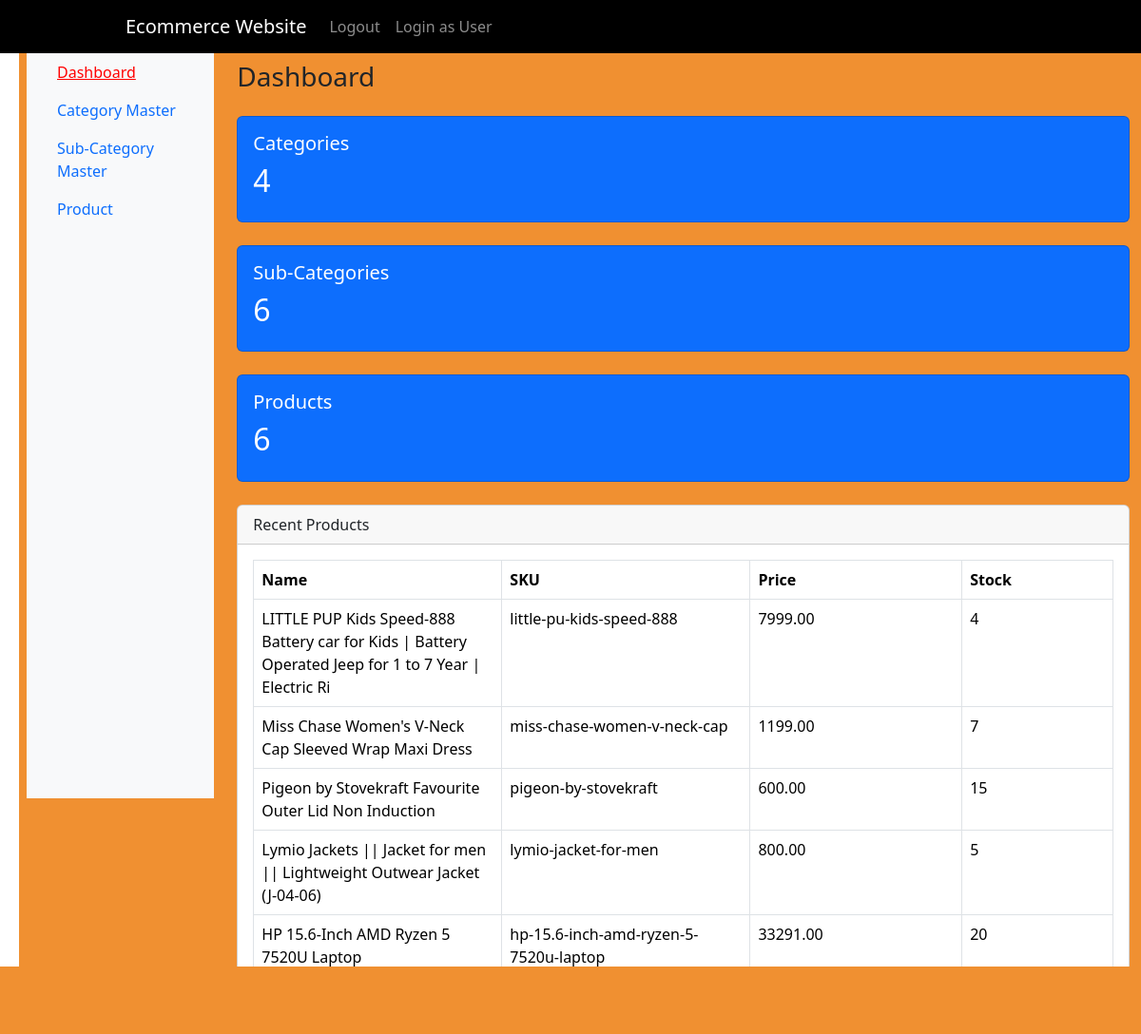
Before: /admin-dashboard/ (signed in) with the older database file.
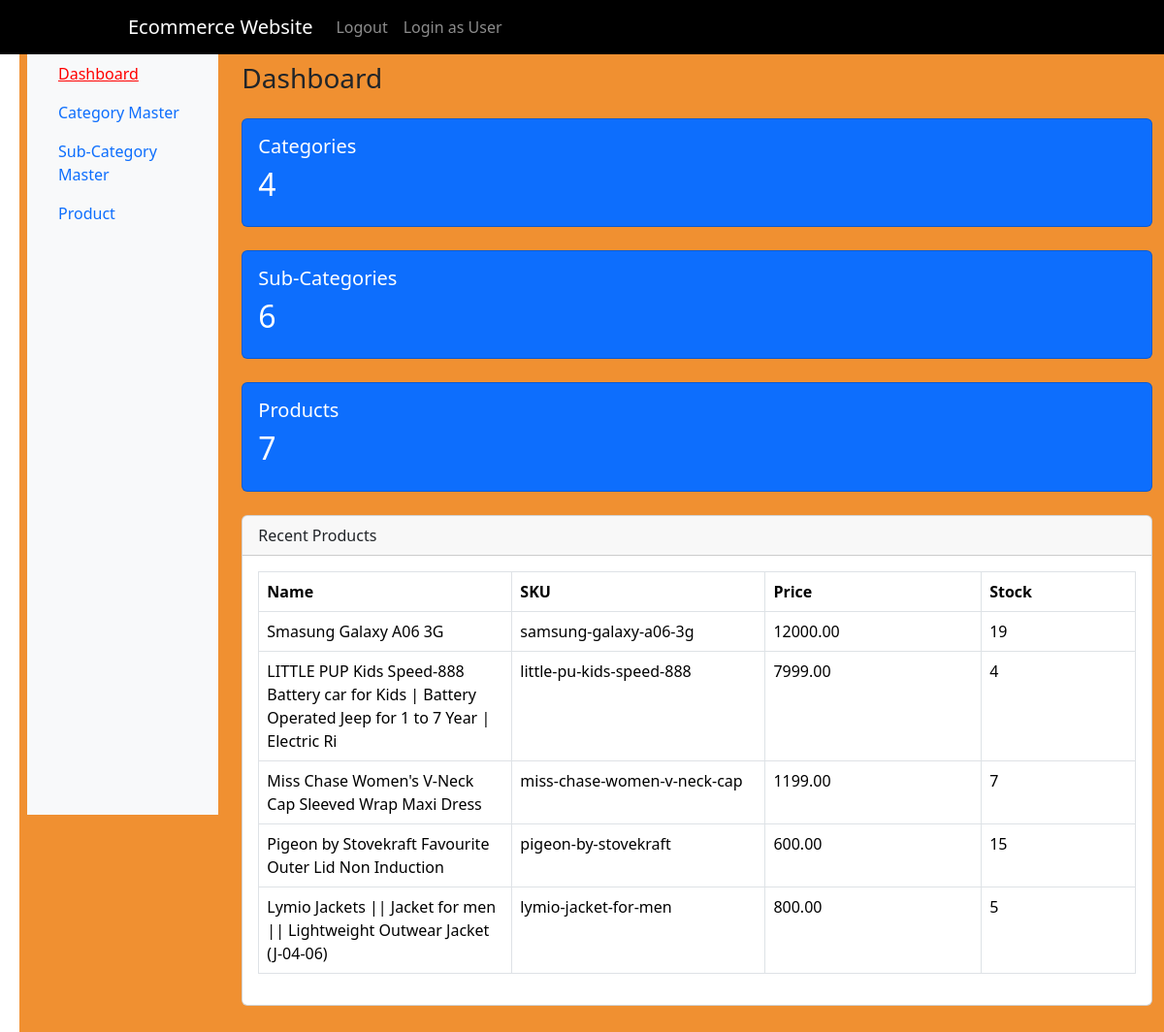
After: the same page with the newer database file.
### products/models.py (models this page shows, shortened)
class Product(models.Model):
	subcategory=models.ForeignKey(SubCategory,on_delete=models.CASCADE)
	name=models.CharField(max_length=100)
	sku=models.CharField(max_length=50,unique=True)
	price=models.DecimalField(max_digits=10,decimal_places=2)
	stock=models.PositiveIntegerField()
	description=models.TextField(blank=True)
	image=models.ImageField(upload_to='porducts/',blank=True,null=True)

### admin_panel/views.py (the view)
# urls.py: path('admin-dashboard/',admin_views.admin_dashboard,name="admin-dashboard"),
@login_required(login_url='admin-login')
@user_passes_test(is_admin, login_url='admin-login')
def admin_dashboard(request):
    if not request.user.is_staff:
        raise PermissionDenied
    context = {
        'category_count': Category.objects.count(),
        'sub_category_count': SubCategory.objects.count(),
        'product_count': Product.objects.count(),
        'products': Product.objects.order_by('-id')[:5],
    }
    return render(request,'admin_panel/admin_dashboard.html',context)

### admin_panel/views.py (called while the page is built)
def is_admin(user):
	return user.is_staff

### admin_panel/templates/admin_panel/admin_dashboard.html
{% extends "admin_panel/Base.html" %}
{% load static %}
{% block content %}
	<div class="row align-items-stretch">
		<div class="col-md-2 bg-light sidebar p-3 vh-100">
			<ul class="nav flex-column">
				<li class="nav-item">
					<a class="nav-link active" href="{% url 'admin-dashboard' %}">Dashboard</a></li>
					<li class="nav-item">
					<a class="nav-link" href="{% url 'admin_panel:category_list' %}">Category Master</a>
					</li>
					<li class="nav-item">
					<a class="nav-link" href="{% url 'admin_panel:subcategory_list' %}">Sub-Category Master</a></li>
					<li class="nav-item">
					<a class="nav-link" href="{% url 'admin_panel:product_list' %}">Product</a></li>
				</ul>
		</div>
<div class="col-md-10 p-4">
	<h3>Dashboard</h3>
	<div class="row- mt-4">
		<div class="col-md3">
			<div class="card text-bg-primary" onclick="window.location.href='{% url 'admin_panel:category_list' %}'" style="cursor: pointer;">
				<div class="card-body">
					<h5>Categories</h5>
					<h2>{{category_count}}</h2>
				</div>
		</div>
	</div>
	</div>
<div class="row- mt-4">
		<div class="col-md3">
			<div class="card text-bg-primary" onclick="window.location.href='{% url 'admin_panel:subcategory_list' %}'" style="cursor: pointer;">
				<div class="card-body">
					<h5>Sub-Categories</h5>
					<h2>{{sub_category_count}}</h2>
				</div>
		</div>
	</div>
	</div>
	<div class="row- mt-4">
		<div class="col-md3">
			<div class="card text-bg-primary" onclick="window.location.href='{% url 'admin_panel:product_list' %}'" style="cursor: pointer;">
				<div class="card-body">
					<h5>Products</h5>
					<h2>{{product_count}}</h2>
				</div>
			</div>
		</div>
	</div>
<div class="card mt-4">
	<div class="card-header">
		Recent Products
	</div>
	<div class="card-body">
		<table class="table table-bordered">
			<tr>
				<th>Name</th>
				<th>SKU</th>
				<th>Price</th>
				<th>Stock</th>
			</tr>
			{% for product in products %}
			<tr>
				<td>{{product.name}}</td>
				<td>{{product.sku}}</td>
				<td>{{product.price}}</td>
				<td>{{product.stock}}</td>
			</tr>
			{% empty %}
			<tr>
				<td colspan="4" class="text-center">No Products Found</td>
			</tr>
			{% endfor %}
		</table>
</div>
{% endblock %}

Changed rows visible on the page:
no longer on this page (row unchanged): Product: name "HP 15.6-Inch AMD Ryzen 5 7520U Laptop", sku "hp-15.6-inch-amd-ryzen-5-7520u-laptop", price "33291.00", stock "20"
added Product: name "Smasung Galaxy A06 3G", sku "samsung-galaxy-a06-3g", price "12000.00", stock "19"
Other visible differences:
{{ product_count }}: "6" → "7"
